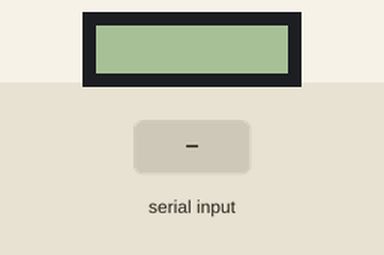
Simulated run of this sketch. Board: Arduino Uno, built with avr-gcc and run on an emulated ATmega328P. On the bench: 32×8 one-colour display. Inputs (shaded band) come from the test bench.

Above: at 1.2 s.
1.3 s: "90,45\n" received over the second serial link
At 3.4 s:
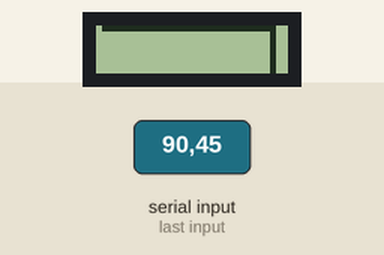
3.8 s: "30,150\n" received over the second serial link
At 5.6 s:
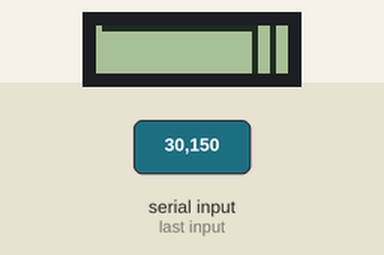
Timing chart, 0 to 7.1 s (numbered marks = the images above; inputs shaded):
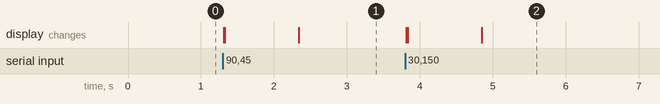

Measured:
- after the input at 1.3 s, the display: first changes at once (image 1 shows a later state)
- after the input at 3.8 s, the display: first changes at once (image 2 shows a later state)

The sketch:

AN2.ino
```cpp
#include<U8g2lib.h>
#include <SoftwareSerial.h>

SoftwareSerial serial(2, 3);
U8G2_MAX7219_32X8_F_4W_SW_SPI u8g2(U8G2_R0, /* clock=*/ 9, /* data=*/ 7, /* cs=*/ 8, /* dc=*/ U8X8_PIN_NONE, /* reset=*/ U8X8_PIN_NONE);
void setup() {
  // put your setup code here, to run once:
  serial.begin(9600);
  u8g2.begin();
  u8g2.setContrast(1);
  Serial.begin(9600);
}
int amp[32] = {0};
void loop() {
  // put your main code here, to run repeatedly:
  if(serial.available()){
    for(int i=0;i<31;i++){
      amp[i] = amp[i+1];
    }
    amp[31] = serial.parseInt();
    u8g2.clearBuffer();
    for(int i = 1;i<=32;i++){
      u8g2.drawLine(i,amp[i-1],i+1,amp[i]);
    }
    u8g2.sendBuffer();
  }
}
```
